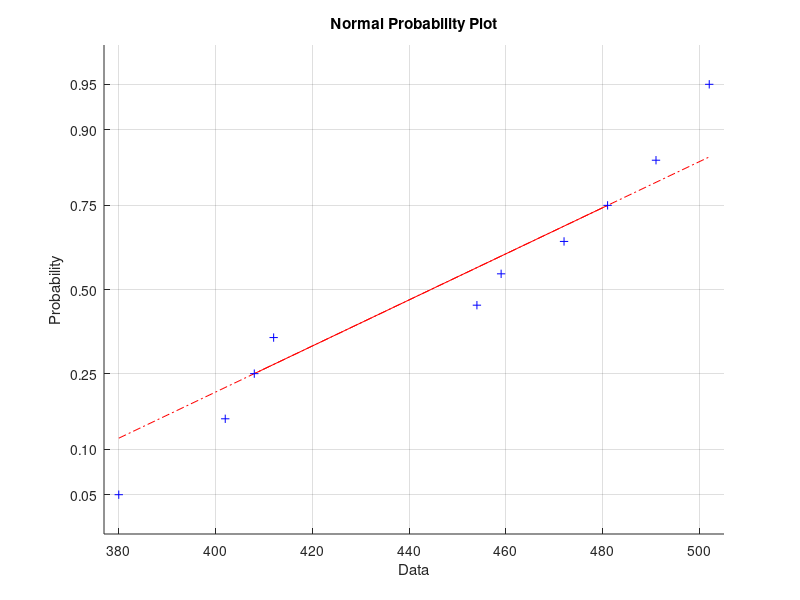

Write the MATLAB code that produced this figure. (Note: this script raises an error after producing the figure.)
clear all
clc

x=[380, 402, 408, 412, 454, 459, 472, 481, 491, 502];

normplot(x)

mu=mean(x);
smerodch=std(x);

[h,p,ci]=ttest(x,500)
[h,p,ci]=ttest(x,500,0.05,'left')
[h,p,ci]=ttest(x,500,0.05,'right')